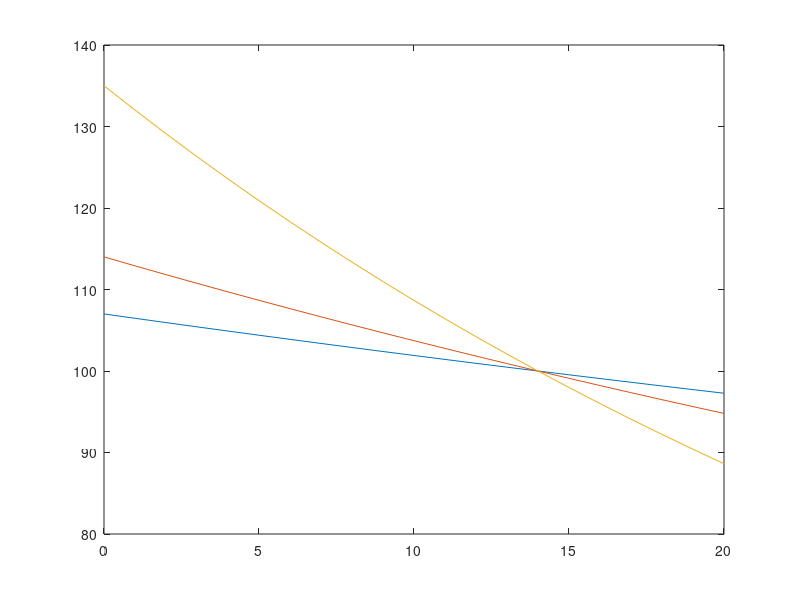

The MATLAB source for this figure:
%Question 1 - Price-Yield Curves
%Lu Xin lx108

function [ ] = Question1( )
clear all; clc; close all;
% ------------------------ QUESTION 1.a -------------------------- %
% A:6%, B:10%, C:12%
rateA = 0.06;
rateB = 0.1;
rateC = 0.12;

lambdas = 0:1:20; %0 <= lambda <= 20

f = 100;    % face value of 100
years = 10;     % 10 year maturity
m = 1;      % 1 coupon payment per year
n = years * m;

%pricesA = getCurve(f, rateA, n, m, lambdas);
%pricesB = getCurve(f, rateB, n, m, lambdas);
%pricesC = getCurve(f, rateC, n, m, lambdas);

%plot(lambdas, pricesA, lambdas, pricesB, lambdas, pricesC);
% ---------------------------------------------------------------- %


% ------------------------ QUESTION 1.b -------------------------- %
% A, B, C = 0.14
rate = 0.14;
m = 2;
dateNow = datenum(2012, 3, 1);
dateA = datenum(2012, 9, 1);
dateB = datenum(2013, 3, 1);
dateC = datenum(2014, 9, 1);

% work out the n for each bond
difference = datevec(dateA) - datevec(dateNow);
nA = (12 * difference(1) + difference(2))/6;
difference = datevec(dateB) - datevec(dateNow);
nB = (12 * difference(1) + difference(2))/6;
difference = datevec(dateC) - datevec(dateNow);
nC = (12 * difference(1) + difference(2))/6;

pricesA = getCurve(f, rate, nA, m, lambdas);
pricesB = getCurve(f, rate, nB, m, lambdas);
pricesC = getCurve(f, rate, nC, m, lambdas);

tab = [lambdas; pricesA; pricesB; pricesC]'


plot(lambdas, pricesA, lambdas, pricesB, lambdas, pricesC);

% ---------------------------------------------------------------- %
end

% Price Curve function for a given bond
function [prices] = getCurve(f, rate, n, m, lambdas)
i = 1;
prices = zeros(size(lambdas));
for elm = lambdas
    prices(i) = getPrice(f, rate, n, m, elm);
    i = i+1;
end
end

% Price Function - given in notes
function [price] = getPrice(f, c, n, m, lambda)

coupon = f * c;
lambda = lambda/100;

if lambda == 0
    % No discounting, just sum all values
    price = f + n * (coupon/m);
else
    % Use price formula
    discount = 1/(1 + (lambda/m))^n;
    price = f * discount + coupon/lambda * (1 - 1 * discount);
end
end
